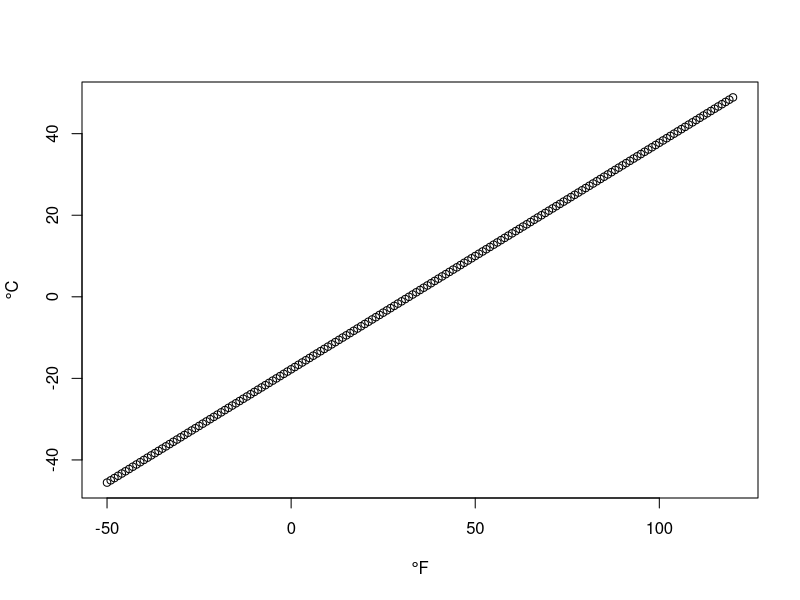
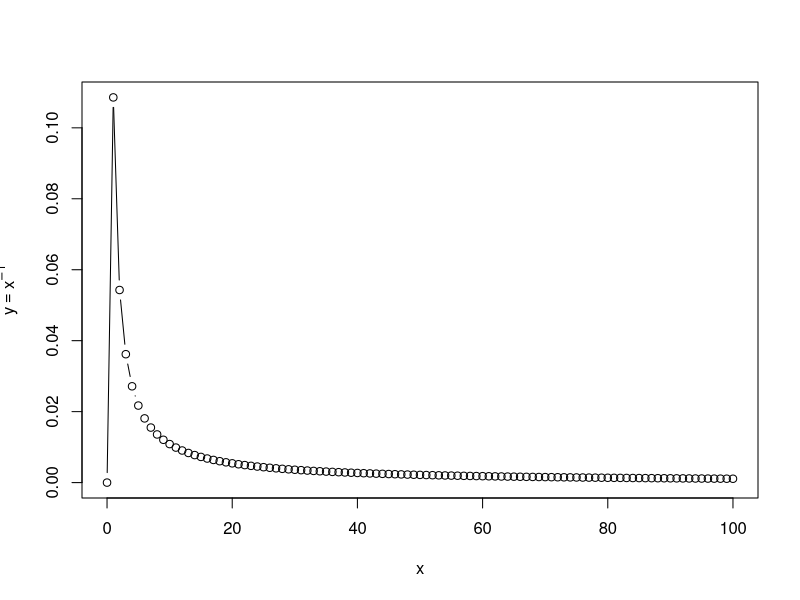

Write R code to recreate these figures, in order. (Note: this script raises an error after producing the figures.)
## ---- chunk 1
rm(list=ls()) # clean up
library(knitr)
gr <- (1+sqrt(5))/2 # golden ratio, for figures
## Set default chunk options
opts_chunk$set(comment="  ",
               #collapse=TRUE, 
               #echo=FALSE,
               fig.asp=1/gr,
               dev="png",
               fig.width=6,
               out.width="80%",
               fig.align="center"
               )
## ---- chunk 2
F2C = function(degF) {
  degC = (degF - 32.) * 5./9.
  return(degC)
}

inputF = -50:120
outputC = F2C(inputF)

plot(inputF, outputC, "b", xlab=expression(degree*F), ylab=expression(degree*C))
## ---- chunk 3

recip = function(x, eps=0.01) 
{
  inv_eps = 1/eps
  if (x < eps) {
    return(0.)
  }
  else if (x > inv_eps) {
    return(0.)
  }
  else {
    C = 2*log(inv_eps)
    res = 1/x/C
    return(res)
  }  
}

x = 0:100

y = c()
for (i in 0:100)
{
  y = append(y, recip(i))
}

plot(x, y, "b", xlab="x", ylab=expression(y==x^{-1}))
## ---- chunk 4
knitr::include_graphics("fig-sol3.2a-1.png")
## ---- chunk 5
a=4
b=4
x = seq(0, 1, length.out=301)
vals = dbeta(x, shape1 = 4, shape2=4)
plot(x, vals, "b",xlab=expression(theta),ylab=bquote(p[Theta](theta~"|"~alpha==.(a)~","~beta==.(b))))


## ---- chunk 6

hgn = read.csv('HGN.csv')
hgn1 = hgn[,c(4,5,1,2,3)]
kable(hgn1, align = "l", caption = "Table 3.5. Krus HGN dataset")

## ---- chunk 7

#a)
print(hgn[1:5,])

#b)
head(hgn, n = 5)


#c)
typeof(hgn['Hair'][0])
class(hgn['Hair'][0])
levels(hgn['Hair'][0])

#d)
hgn$Group = factor( hgn$Group )
levels(hgn$Group)

#e)
hgn['Hair']
hgn[0,]
hgn$Hair
## ---- chunk 8
x = 1:3
y = 2:4

#a)
x*y

#b)

x %*% y

#c)
x %o% y

## ---- chunk 9
x <- 1:6 
x # vector
dim(x) <- c(2, 3) # 2 rows, 3 columns
x # matrix
x <- 1:12 
x # vector
dim(x) <- c(2, 3, 2)
x # array
